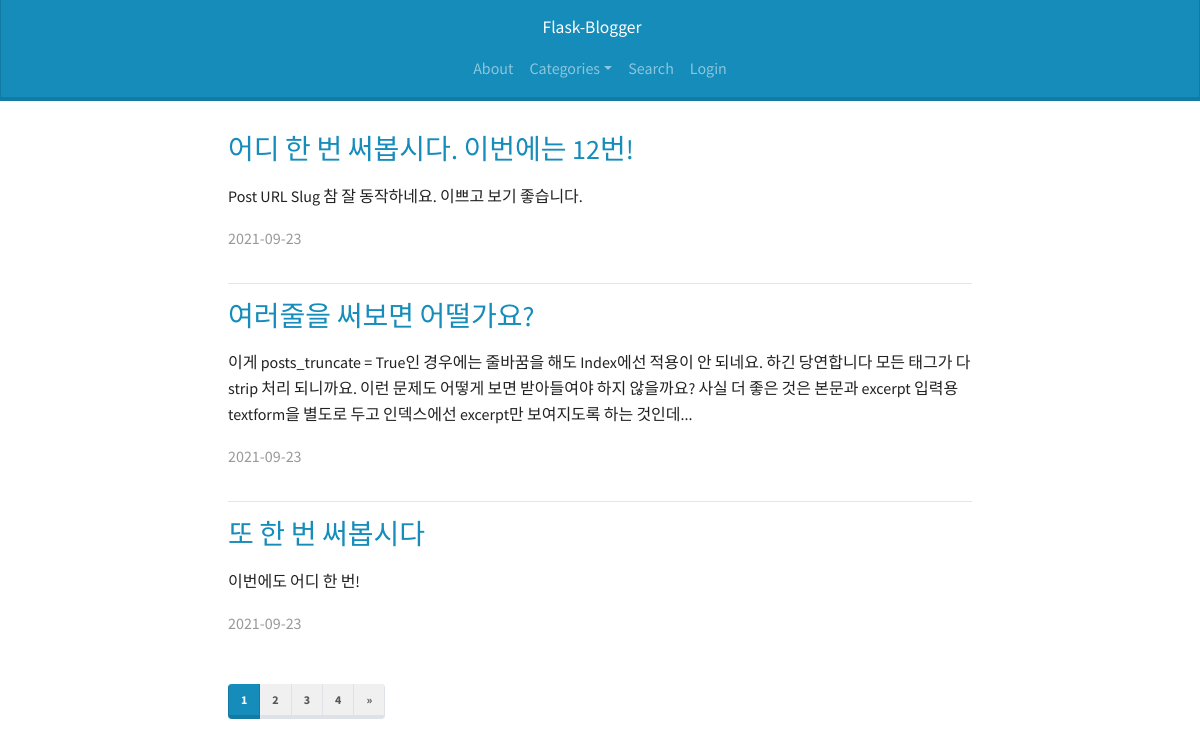
The page / on the database its author committed.
### tables this page shows
CREATE TABLE post (
    id INTEGER PRIMARY KEY AUTOINCREMENT,
    user_id INTEGER NOT NULL,
    title TEXT NOT NULL,
    slug TEXT UNIQUE NOT NULL,
    body TEXT NOT NULL,
    created TIMESTAMP NOT NULL DEFAULT CURRENT_TIMESTAMP,
    FOREIGN KEY (user_id) REFERENCES user (id)
);

### blog/blog.py (the view, shortened to what this page needs)
@bp.route('/', methods=('GET',))
def index():
    query = request.args.get('q')
    if query:
        query = re.sub(r'(-)\1+', '-', query)
        query = re.sub(r'(\s)\1+', ' ', query)
        query = query.strip()
    page = request.args.get('p', 1, type=int)
    if query is not None or query != '':
        p = get_pagination_ranges(page, query)
    else:
        p = get_pagination_ranges(page)
    if query is not None and query != '':
        query_string = '%' + query + '%'
        if p['row_count'] > 0:
            if 1 <= page <= p['pages']:
                posts = get_posts_per_page_by_search(query_string, p['offset'], p['posts_per_page'])
                return render_template('blog/index.html',
                                       posts=posts, query=query, page=page, pages=p['pages'],
                                       p_num_start=p['pagination_num_start'], p_num_end=p['pagination_num_end'],
                                       posts_truncate=p['posts_truncate'])
            else:
                posts = get_posts_per_page_by_search(query_string, 0, p['posts_per_page'])
                error = f'Page number is out of range with search keyword : {query}'
                flash(error)
                return render_template('blog/index.html',
                                       posts=posts, query=query, alarm_type='light', page=1, pages=p['pages'],
                                       p_num_start=p['pagination_num_start'], p_num_end=p['pagination_num_end'],
                                       posts_truncate=p['posts_truncate'])
        else:
            posts = get_posts_per_page(p['offset'], p['posts_per_page'])
            error = f'Theres no search results with keyword : {query}'
            flash(error)
            return render_template('blog/index.html',
                                   posts=posts, alarm_type='light', page=1, pages=p['pages'],
                                   p_num_start=p['pagination_num_start'], p_num_end=p['pagination_num_end'],
                                   posts_truncate=p['posts_truncate'])
    else:
        if p['row_count'] > 0:
            if 1 <= page <= p['pages']:
                posts = get_posts_per_page(p['offset'], p['posts_per_page'])
                return render_template('blog/index.html',
                                       posts=posts, page=page, pages=p['pages'],
                                       p_num_start=p['pagination_num_start'], p_num_end=p['pagination_num_end'],
                                       posts_truncate=p['posts_truncate'])

### blog/auth.py (called while the page is built)
@bp.before_app_request
def load_logged_in_user():
    user_id = session.get('user_id')
    if user_id is None:
        g.user = None
    else:
        g.user = get_db().execute(
            'SELECT * FROM user WHERE id = ?', (user_id,)
        ).fetchone()

### blog/blog.py (called while the page is built)
def get_row_count(query=None):
    if query is not None:
        query = '%' + query + '%'
        rows = get_db().execute(
            'SELECT COUNT(p.id) row_count'
            ' FROM post p'
            ' WHERE title LIKE ? OR body LIKE ?',
            (query, query,)
        ).fetchone()
        print(rows)
    else:
        rows = get_db().execute(
            'SELECT COUNT(p.id) row_count'
            ' FROM post p',
        ).fetchone()
    return rows['row_count']

def get_posts_per_page(offset, per_page):
    db = get_db()
    return db.execute(
        'SELECT p.id, title, slug, body, created, user_id, username'
        ' FROM post p JOIN user u ON p.user_id = u.id'
        ' ORDER BY created DESC'
        ' LIMIT ?, ?',
        (offset, per_page,)
    ).fetchall()

### blog/db.py (called while the page is built)
def get_db():
    if 'db' not in g:
        g.db = sqlite3.connect(
            current_app.config['DATABASE'],
            detect_types=sqlite3.PARSE_DECLTYPES
        )
        g.db.row_factory = sqlite3.Row
    return g.db

### blog/templates/blog/index.html (shortened to what this page needs)
{% extends 'base.html' %}
{% block content %}
  {% for post in posts %}
    <article class="post">
      <header>
        <h2><a href="{{ url_for('blog.view_post', slug=post['slug']) }}">{{ post['title'] }}</a></h2>
      </header>
      <p class="body">
      {% if posts_truncate %}
        {{ post['body']|striptags|truncate() }}
      {% else %}
        {{ post['body']|safe }}
      {% endif %}
      </p>
      <footer>
        <div class="text-muted">
          {{ post['created'].strftime('%Y-%m-%d') }}
        </div>
      </footer>
    </article>
    {% if not loop.last %}
      <hr>
    {% endif %}
  {% endfor %}
  <nav id="pagination" class="mt-5 mb-5" style="margin: 0 auto; padding: 0 auto;">
    <ul class="pagination">
    {% for p in range(p_num_start, p_num_end+1) %}
      {% if p == page %}
      <li class="page-item active">
        <a class="page-link">{{ p }}</a>
      </li>
      {% elif query %}
      <li class="page-item">
        <a class="page-link" href="{{ url_for('index', p=p, q=query) }}">{{ p }}</a>
      </li>
      {% else %}
      <li class="page-item">
        <a class="page-link" href="{{ url_for('index', p=p) }}">{{ p }}</a>
      </li>
      {% endif %}
    {% endfor %}
    {% if page < pages %}
      {% if query %}
        <li class="page-item">
          <a class="page-link" href="{{ url_for('index', p=page+1, q=query) }}">&raquo;</a>
        </li>
      {% else %}
        <li class="page-item">
          <a class="page-link" href="{{ url_for('index', p=page+1) }}">&raquo;</a>
        </li>
      {% endif %}
    {% endif %}
    </ul>
  </nav>
{% endblock %}

### blog/templates/base.html (shortened to what this page needs)
<!DOCTYPE html>
{% block head %}
  <link rel="stylesheet" href="{{ url_for('static', filename='bootstrap.min.css') }}">
  <link rel="stylesheet" href="{{ url_for('static', filename='style.css') }}">
{% endblock %}
<nav class="navbar navbar-expand flex-column navbar-dark bg-primary">
  <a class="navbar-brand" href="{{ url_for('blog.index') }}">Flask-Blogger</a>
  <div class="navbar-nav-scroll" id="navbarColor01">
    <ul class="navbar-nav mr-auto">
      <li class="nav-item">
        <a class="nav-link" href="#">About</a>
      </li>
      <li class="nav-item dropdown">
        <a class="nav-link dropdown-toggle" data-toggle="dropdown" href="#" role="button" aria-haspopup="true" aria-expanded="false">Categories</a>
      </li>
      <li class="nav-item">
        <a class="nav-link" role="button" data-toggle="collapse" data-target="#searchbar" aria-controls="searchbar" aria-expanded="false" area-label="Toggle searchbar">Search</a>
      </li>
      {% if g.user %}
      <li class="nav-item dropdown">
        <a class="nav-link dropdown-toggle" data-toggle="dropdown" href="#" role="button" aria-haspopup="true" aria-expanded="false">Admin</a>
        <div class="dropdown-menu dropdown-menu-right dropdown-menu-sm-left">
          <a class="dropdown-item" href="{{ url_for('blog.create') }}">New Post</a>
          <div class="dropdown-divider"></div>
          <a class="dropdown-item" href="#">Settings</a>
          <a class="dropdown-item" href="#">User Info</a>
          <a class="dropdown-item" href="#">Posts</a>
          <a class="dropdown-item" href="#">Comments</a>
          <a class="dropdown-item" href="#">Categories</a>
          <div class="dropdown-divider"></div>
          <a class="dropdown-item" href="{{ url_for('auth.logout') }}">Logout</a>
        </div>
      </li>
      {% else %}
      <li class="nav-item">
        <a class="nav-link" href="{{ url_for('auth.login') }}">Login</a>
      </li>
      {% endif %}
    </ul>
  </div>
</nav>
<section class="content container" style="padding: 1rem 1.75rem; max-width: 50rem;">
  {% block content %}{% endblock %}
</section>

### blog/static/style.css (style rules this page uses)
.post { margin: 1rem 0 2rem; word-break: keep-all; }
.body { margin: 1rem 0; }

### rows shown on the page
post: title "어디 한 번 써봅시다. 이번에는 12번!", body "Post URL Slug 참 잘 동작하네요. 이쁘고 보기 좋습니다.", created "2021-09-23"
post: title "여러줄을 써보면 어떨가요?", body "이게 posts_truncate = True인 경우에는 줄바꿈을 해도 Index에선 적용이 안 되네요. 하긴 당연합니다 모든 태그가 다 strip 처리 되니까요. 이런 문제도 어떻게 보면 받아들여야 하지 않을까요? 사실 더 좋은 것은 본문과 excerpt 입력용 textform을 별도로 두고 인덱스에선 excerpt만 보여지도록 하는 것인데...", created "2021-09-23"
post: title "또 한 번 써봅시다", body "이번에도 어디 한 번!", created "2021-09-23"

### other values the page prints
{{ p }} "1"
{{ p }} "2" "3" "4"
